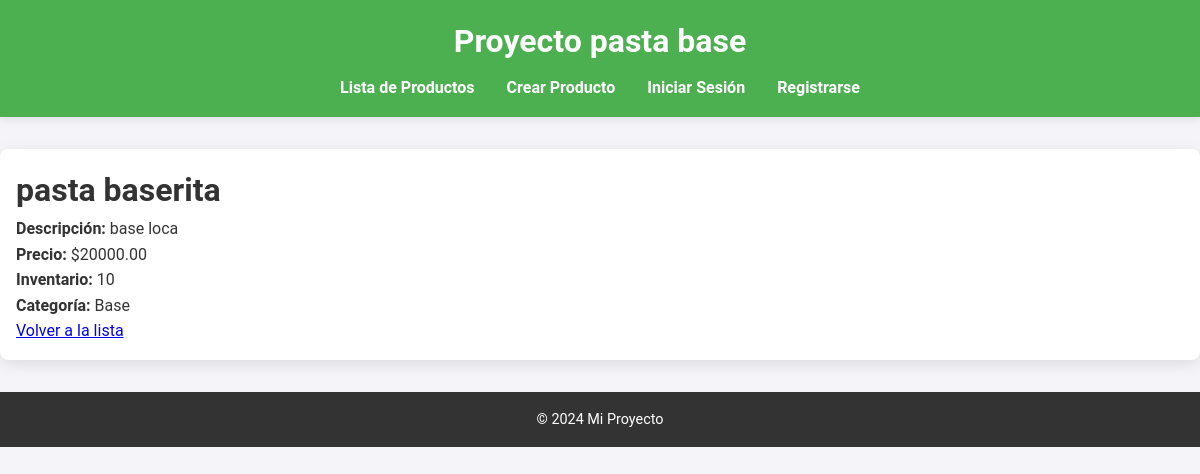
Screenshot of /api/productos/2/ with the database file from the repository.
### api/models.py (models this page shows, shortened)
class Producto(models.Model):
    nombre = models.CharField(max_length=100)
    descripcion = models.TextField()
    precio = models.DecimalField(max_digits=10, decimal_places=2)
    inventario = models.PositiveIntegerField()
    categoria = models.CharField(
        max_length=50,
        choices=[
            ('Base', 'Pasta Base'),
            ('Derivado', 'Derivado'),
        ],
        default='Base'
    )

### api/views.py (the view)
# urls.py: path('productos/<int:pk>/', producto_detail, name='producto-detail'),
def producto_detail(request, pk):
    producto = get_object_or_404(Producto, pk=pk)
    return render(request, 'productos/producto_detail.html', {'producto': producto})

### api/templates/productos/producto_detail.html (shortened to what this page needs)
{% extends 'base.html' %}
{% block content %}
<h1>{{ producto.nombre }}</h1>
<p><strong>Descripción:</strong> {{ producto.descripcion }}</p>
<p><strong>Precio:</strong> ${{ producto.precio }}</p>
<p><strong>Inventario:</strong> {{ producto.inventario }}</p>
<p><strong>Categoría:</strong> {{ producto.categoria }}</p>
<a href="{% url 'productos-list' %}">Volver a la lista</a>
{% endblock %}

### api/static/styles.css (style rules this page uses)
* { margin: 0; padding: 0; box-sizing: border-box; }
body { font-family: 'Roboto', sans-serif; font-size: 16px; background-color: #f4f4f9; color: #333; line-height: 1.6; }

### rows the page displays
Producto: nombre "pasta baserita", descripcion "base loca", precio "20000.00", inventario "10", categoria "Base"
